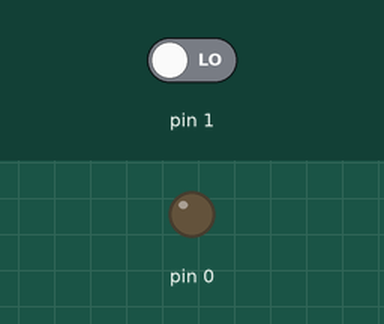
The sketch below on a simulated Arduino Uno, built with avr-gcc and run on an emulated ATmega328P. Shown: output pins drawn as LEDs (lit = HIGH). Inputs (shaded band) come from the test bench; at power-on: pin 1 LOW.

Above: at 1.2 s.
1.3 s: pin 1 driven HIGH
At 2.0 s:
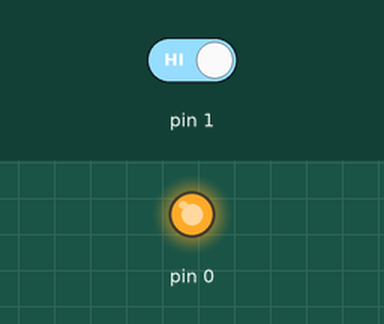
2.8 s: pin 1 driven LOW
At 3.1 s:
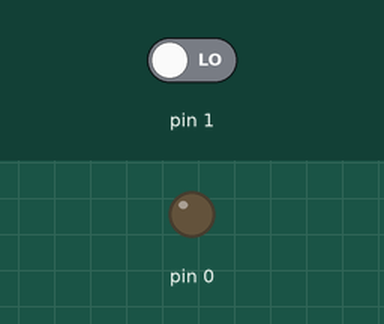
Timing chart, 0 to 5.8 s (numbered marks = the images above; inputs shaded):
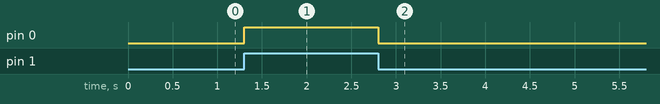

The sketch:

sketch_dec04b.ino
```cpp
void setup() {
  // put your setup code here, to run once:
  pinMode(0, OUTPUT);
  pinMode(1, INPUT);
}

void loop() {
  int val = digitalRead(1);
  digitalWrite(0, val);
}
```

Measured:
- after the input at 1.3 s, pin 0: LOW → HIGH at once
- after the input at 2.8 s, pin 0: HIGH → LOW at once
